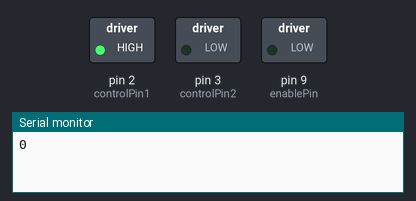
Bench run of a sketch on a simulated Arduino Uno, built with avr-gcc and run on an emulated ATmega328P. Parts: switched loads named in the sketch (green lamp = pin HIGH), the last lines printed to the serial monitor.

Above: at 0.1 s.
At 39.75 s:
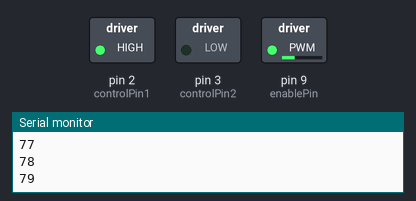
Timing chart, 0 to 40.0 s (numbered marks = the images above):
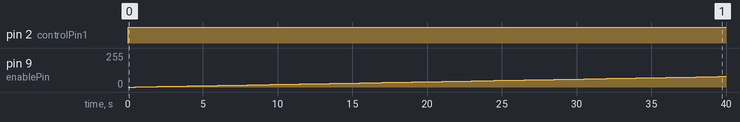

The sketch:

H_Bridge_motor_controler.ino
```cpp
const int controlPin1 =  2;
const int controlPin2 = 3;
const int enablePin= 9;

void setup(){
 pinMode(controlPin1,OUTPUT);
 pinMode(controlPin2,OUTPUT);
 pinMode(enablePin,OUTPUT);
 digitalWrite(enablePin,LOW);
 Serial.begin(9600);

}

void loop(){
 digitalWrite(controlPin1,HIGH);
 digitalWrite(controlPin2,LOW);
 for(int i =0; i<200;i++){
   analogWrite(enablePin,i);
   Serial.println(i);
   delay(500);
 }
}
```

Measured:
- by itself, pin 2 (controlPin1): LOW → HIGH at 0.00 s
- by itself, pin 9 (enablePin): moves from 0/255 to 79/255 over 39.0 s
